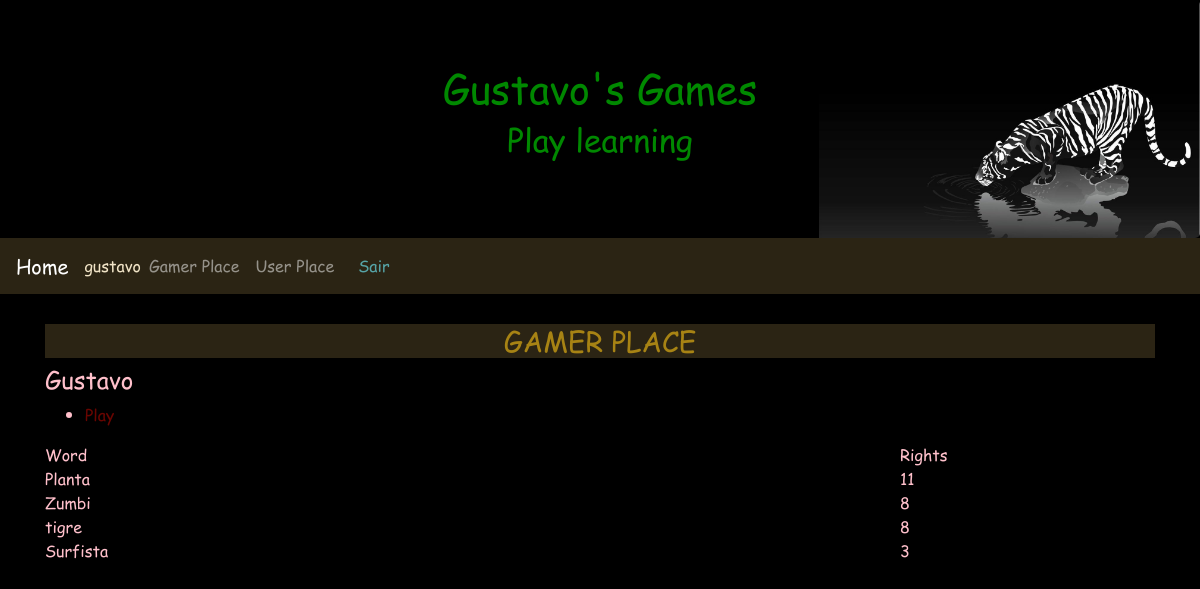
The page /gamerplace/5 (signed in) on the database as committed earlier.
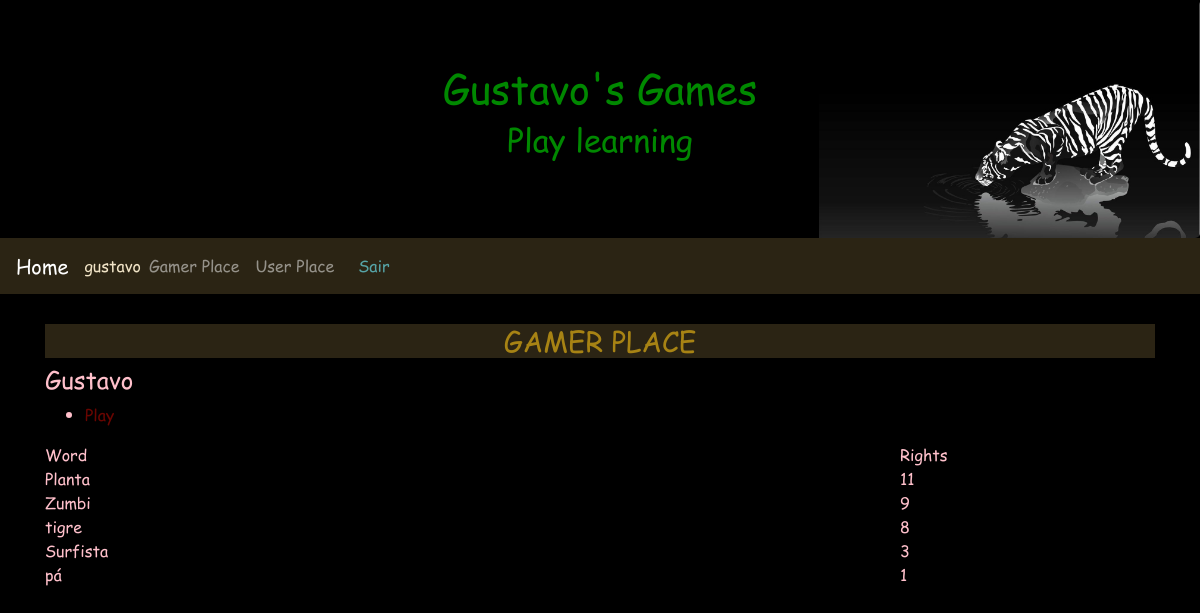
The same page on the database as committed later.
### gameplace/models.py (models this page shows, shortened)
class Gamer(models.Model):
    user      = models.ForeignKey(settings.AUTH_USER_MODEL, verbose_name='User', on_delete=models.CASCADE)
    master    = models.ForeignKey(Master, verbose_name='Master', on_delete=models.CASCADE)
    nickname  = models.CharField('Nick', max_length=200)
    avatar    = models.ImageField('Avatar', upload_to='images/', max_length=500, null=True, blank=True)
    created = models.DateTimeField('Created', auto_now_add=True)
    modified = models.DateTimeField('Modified', auto_now=True)
    class Meta:
        verbose_name        = 'Gamer'
        verbose_name_plural = 'Gamers'
    def getRights(self):
        return self.right_set.filter(user=self.user)

### words/models.py (models this page shows, shortened)
class Right(models.Model):
    user   = models.ForeignKey(settings.AUTH_USER_MODEL, verbose_name='User', on_delete=models.CASCADE)
    gamer  = models.ForeignKey(Gamer, verbose_name='Gamer', on_delete=models.CASCADE)
    word   = models.ForeignKey(Word, verbose_name='Word', on_delete=models.CASCADE)
    number = models.IntegerField('Rights', default=0)
    created = models.DateTimeField('Created', auto_now_add=True)
    modified = models.DateTimeField('Modified', auto_now=True)
    class Meta:
        verbose_name        = 'Right'
        verbose_name_plural = 'Rights'
        unique_together = [['user', 'gamer', 'word']]

class Word(models.Model):
    gamer  = models.ForeignKey(Gamer, verbose_name='Gamer', on_delete=models.CASCADE, null=True, blank=True)
    word   = models.CharField('Word', max_length=200)
    image  = models.ImageField('Image', upload_to='images/', max_length=500, null=True, blank=True)
    created = models.DateTimeField('Created', auto_now_add=True)
    modified = models.DateTimeField('Modified', auto_now=True)
    class Meta:
        verbose_name        = 'Word'
        verbose_name_plural = 'Words'
    def __str__(self):
        return self.word

### gamerplace/views.py (the view)
# urls.py: path('', TemplateView.as_view(template_name='access/index.html'), name='index'),
class index(LoginRequiredMixin, DetailView):
    template_name = 'gamerplace/index.html'
    model = Gamer
    def get_object(self):
        return get_object_or_404(Gamer, user=self.request.user, pk=self.kwargs['pk'])

### gamerplace/templates/gamerplace/index.html (shortened to what this page needs)
{% extends 'base.html' %}
{% load widget_tweaks %}
{% block content %}
<header>
  <h3>GAMER PLACE</h3>
</header>
<article class="">
  <h4>{{object.nickname}}</h4>
  <ul>
    <li><a href="{% url 'gameplace:dragletter' object.pk %}">Play</a></li>
  </ul>
</article>
<aside class="">
  <div class="row">
    <div class="col-9">
      Word
    </div>
    <div class="col-3">
      Rights
    </div>
  </div>
  {% for right in object.getRights %}
    <div class="row">
      <div class="col-9">
        {{right.word}}
      </div>
      <div class="col-3">
        {{right.number}}
      </div>
    </div>
  {% endfor %}
</aside>
{% endblock %}

### base/templates/base.html (shortened to what this page needs)
{% load static %}
<!DOCTYPE html>
<html lang="pt-br">
<head>
<link rel="stylesheet" href="https://maxcdn.bootstrapcdn.com/bootstrap/4.1.0/css/bootstrap.min.css">
 <link rel="stylesheet" href="{% static 'style/style.css' %}" />
</head>
<body>
<div class="jumbotron text-center" style="margin-bottom:0">
 <h1>Gustavo's Games</h1>
 <h2>Play learning</h2>
</div>
<nav class="navbar navbar-expand-sm navbar-dark">
 <a class="navbar-brand" href="{% url 'indexredirect' %}">Home</a>
 <div class="collapse navbar-collapse" id="collapsibleNavbar">
   <div class="nav-item">
      {% if user.is_authenticated %}
        <span class="nav-brand glyphicon glyphicon-log-in">{{user}}</span>
    </div>
    <div class="">
      <ul class="navbar-nav">
        {% if user.gamer_set.all.0 %}
          <li class="nav-item">
            <a class="nav-link" href="{% url 'indexredirect' %}">Gamer Place</a>
          </li>
        {% endif %}
        <li class="nav-item">
          <a class="nav-link" href="{% url 'access:index' %}">User Place</a>
        </li>
      </ul>
    </div>
    <div class="nav-item">
        <a id="logout" class="nav-link" href=" {% url 'access:logout' %} ">Sair</a>
      {% else %}
        <a id="login" class="nav-link" href="{% url 'access:login' %}">Entrar</a>
    </div>
    <div class="nav-item">
        <a id="novousuario" class="nav-link" href="{% url 'access:newuser' %}">Novo</a>
      {% endif %}
    </div>
 </div>
</nav>
<div class="container margin-top" style="margin-top:30px">
{% block content %}
{% endblock %}
</div>
</body>
</html>

### base/static/style/style.css (style rules this page uses)
body { background-color: black; color: pink; font-family: comic; }
body a { color: #690500; }
.jumbotron { background-image: url('../images/background.jpg'); background-repeat: no-repeat; background-size: contain; background-position: right; background-color: black; color: #008800; text-shadow: 2px 2px 1px #000000, -2px -2px 1px #000000; }
nav { background-color: #2b2414; color: #f0e3c6; }
nav a { color: #56a3a6; }
header { background-color: #2b2414; color: #a78314; }
header h1, h2, h3 { text-align: center; }

Rows that differ between the two databases and show on the page:
changed Right "Zumbi": number "8" → "9"
added Right: word "pá", number "1"
